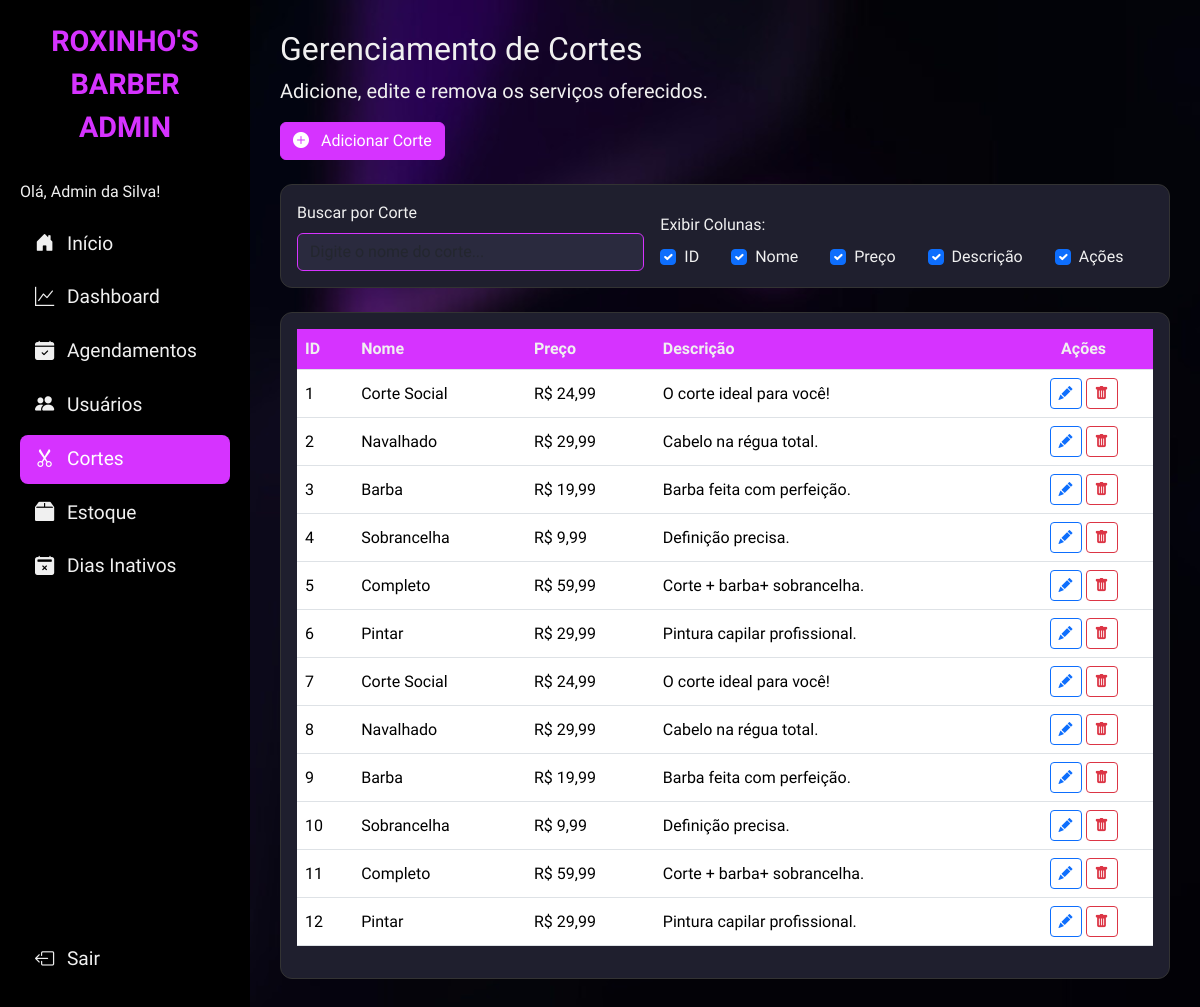
Screenshot of /app/views/admin/cortes.php (signed in) with the database file from the repository.
### tables this page shows
CREATE TABLE `corte` (
  `corte_id` int NOT NULL AUTO_INCREMENT,
  `corte_nome` varchar(255) NOT NULL,
  `corte_preco` decimal(10,2) NOT NULL,
  `corte_descricao` varchar(255) DEFAULT NULL,
  PRIMARY KEY (`corte_id`)
);

### app/views/admin/cortes.php (the view, shortened to what this page needs)
<?php
require_once '../../config/database.php';
$nome_admin = $_SESSION['usuario_nome'];
$stmt = $conn->prepare("SELECT corte_id, corte_nome, corte_preco, corte_descricao FROM corte ORDER BY corte_id ASC");
$stmt->execute();
$todos_os_cortes = $stmt->get_result()->fetch_all(MYSQLI_ASSOC);
?>
<!DOCTYPE html>
<html lang="pt-br">
<head>
    <link href="https://cdn.jsdelivr.net/npm/bootstrap@5.3.3/dist/css/bootstrap.min.css" rel="stylesheet">
    <link href="https://cdn.jsdelivr.net/npm/bootstrap-icons@1.10.5/font/bootstrap-icons.css" rel="stylesheet">
</head>
<body>
    <div class="sidebar" id="sidebar">
        <div class="logo">ROXINHO'S BARBER <br> ADMIN</div>
        <div> Olá, <?php echo htmlspecialchars($nome_admin) ?>!</div>
        <ul class="nav flex-column mt-3">
            <li class="nav-item"><a class="nav-link" href="index.php"><i class="bi bi-house-door-fill me-2"></i> Início</a></li>
            <li class="nav-item"><a class="nav-link" href="dashboard.php"><i class="bi bi-graph-up me-2"></i> Dashboard</a></li>
            <li class="nav-item"><a class="nav-link" href="agendamentos.php"><i class="bi bi-calendar-check-fill me-2"></i> Agendamentos</a></li>
            <li class="nav-item"><a class="nav-link" href="usuarios.php"><i class="bi bi-people-fill me-2"></i> Usuários</a></li>
            <li class="nav-item"><a class="nav-link active" href="cortes.php"><i class="bi bi-scissors me-2"></i> Cortes</a></li>
            <li class="nav-item"><a class="nav-link" href="estoque.php"><i class="bi bi-box2-fill me-2"></i> Estoque</a></li>
            <li class="nav-item"><a class="nav-link" href="diasInativos.php"><i class="bi bi-calendar2-x-fill me-2"></i> Dias Inativos</a></li>
        </ul>
        <ul class="nav flex-column logout-link">
            <li class="nav-item"><a class="nav-link" href="../../controllers/UsuarioController.php?logout=1"><i class="bi bi-box-arrow-left me-2"></i> Sair</a></li>
        </ul>
    </div>
    <div class="main-content" id="main-content">
        <header class="header">
            <div>
                <h2>Gerenciamento de Cortes</h2>
                <p class="lead">Adicione, edite e remova os serviços oferecidos.</p>
            </div>
            <a href="forms/adicionarCorte.php"><button class="btn btn-purple"><i
                        class="bi bi-plus-circle-fill me-2 text-white"></i> Adicionar Corte</button></a>
        </header>
        <br>
        <div class="card-kpi p-3 mb-4">
            <div class="row g-3 align-items-end">
                <div class="col-md-5">
                    <label for="filtroBusca" class="form-label">Buscar por Corte</label>
                    <input type="text" id="filtroBusca" class="form-control form-control-dark"
                        placeholder="Digite o nome do corte...">
                </div>
                <div class="col-md-7">
                    <label class="form-label">Exibir Colunas:</label>
                    <div class="d-flex flex-wrap gap-3">
                        <div class="form-check form-check-inline"><input class="form-check-input coluna-toggle"
                                type="checkbox" id="checkId" value="0" checked><label class="form-check-label"
                                for="checkId">ID</label></div>
                        <div class="form-check form-check-inline"><input class="form-check-input coluna-toggle"
                                type="checkbox" id="checkNome" value="1" checked><label class="form-check-label"
                                for="checkNome">Nome</label></div>
                        <div class="form-check form-check-inline"><input class="form-check-input coluna-toggle"
                                type="checkbox" id="checkPreco" value="2" checked><label class="form-check-label"
                                for="checkPreco">Preço</label></div>
                        <div class="form-check form-check-inline"><input class="form-check-input coluna-toggle"
                                type="checkbox" id="checkDesc" value="3" checked><label class="form-check-label"
                                for="checkDesc">Descrição</label></div>
                        <div class="form-check form-check-inline"><input class="form-check-input coluna-toggle"
                                type="checkbox" id="checkAcoes" value="4" checked><label class="form-check-label"
                                for="checkAcoes">Ações</label></div>
                    </div>
                </div>
            </div>
        </div>
        <div class="card-kpi p-3">
            <div class="table-responsive">
                <table class="table table-dark-custom align-middle" id="tabelaPrincipal">
                    <thead>
                        <tr>
                            <th>ID</th>
                            <th>Nome</th>
                            <th>Preço</th>
                            <th>Descrição</th>
                            <th class="text-center">Ações</th>
                        </tr>
                    </thead>
                    <tbody id="tabelaCortes">
                        <?php if (empty($todos_os_cortes)): ?>
                            <tr>
                                <td colspan="5" class="text-center p-4">Nenhum corte cadastrado.</td>
                            </tr>
                        <?php else: ?>
                            <?php foreach ($todos_os_cortes as $corte): ?>
                                <tr>
                                    <td><?php echo $corte['corte_id']; ?></td>
                                    <td><?php echo htmlspecialchars($corte['corte_nome']); ?></td>
                                    <td>R$ <?php echo number_format($corte['corte_preco'], 2, ',', '.'); ?></td>
                                    <td><?php echo htmlspecialchars($corte['corte_descricao'] ?: 'N/A'); ?></td>
                                    <td class="text-center">
                                        <a href="forms/editarCortes.php?id=<?php echo $corte['corte_id']; ?>"
                                            class="btn btn-sm btn-outline-primary" title="Editar Corte"><i
                                                class="bi bi-pencil-fill"></i></a>
                                        <a href="../../controllers/admin/excluirCorte.php?id=<?php echo $corte['corte_id']; ?>"
                                            class="btn btn-sm btn-outline-danger" title="Excluir Corte"
                                            onclick="return confirm('Tem certeza?');"><i class="bi bi-trash-fill"></i></a>
                                    </td>
                                </tr>
                            <?php endforeach; ?>
                        <?php endif; ?>
                    </tbody>
                </table>
            </div>
        </div>
    </div>
</body>
</html>

### app/views/admin/cortes.php (style rules this page uses)
:root { --cor-fundo: #181828; --cor-fundo-secundario: #1f1f2e; --cor-texto: #f0f0f0; --cor-primaria: #d633ff; --cor-secundaria: #e6b800; }
body { font-family: 'Barlow Condensed', sans-serif; background-image: url('../../public/assets/img/background.png'); color: var(--cor-texto); }
.btn-purple { background-color: var(--cor-primaria); border-color: var(--cor-primaria); color: #fff; }
.sidebar { position: fixed; top: 0; left: 0; bottom: 0; z-index: 1000; width: 250px; padding: 20px; background-color: #000; display: flex; flex-direction: column; transition: transform 0.3s ease; }
.sidebar .logo { font-size: 1.8rem; font-weight: bold; color: var(--cor-primaria); text-align: center; margin-bottom: 30px; }
.sidebar .nav-link { color: var(--cor-texto); font-size: 1.2rem; padding: 10px 15px; margin-bottom: 5px; border-radius: 8px; transition: background-color 0.3s, color 0.3s; }
.sidebar .nav-link:hover, .sidebar .nav-link.active { background-color: var(--cor-primaria); color: #fff; }
.sidebar .logout-link { margin-top: auto; }
.main-content { margin-left: 250px; padding: 30px; transition: margin-left 0.3s ease; }
.card-kpi { background-color: var(--cor-fundo-secundario); border: 1px solid #333; border-radius: 12px; padding: 20px; color: var(--cor-texto); }
.table-dark-custom thead th { color: var(--cor-texto); background-color: var(--cor-primaria); }
.form-control-dark { background-color: #2a2a3e; color: #fff; border: 1px solid var(--cor-primaria); }

### rows the page displays
corte: corte_id "1", corte_nome "Corte Social", corte_preco "24,99", corte_descricao "O corte ideal para você!"
corte: corte_id "2", corte_nome "Navalhado", corte_preco "29,99", corte_descricao "Cabelo na régua total."
corte: corte_id "3", corte_nome "Barba", corte_preco "19,99", corte_descricao "Barba feita com perfeição."
corte: corte_id "4", corte_nome "Sobrancelha", corte_preco "9,99", corte_descricao "Definição precisa."
corte: corte_id "5", corte_nome "Completo", corte_preco "59,99", corte_descricao "Corte + barba+ sobrancelha."
corte: corte_id "6", corte_nome "Pintar", corte_preco "29,99", corte_descricao "Pintura capilar profissional."
corte: corte_id "7", corte_nome "Corte Social", corte_preco "24,99", corte_descricao "O corte ideal para você!"
corte: corte_id "8", corte_nome "Navalhado", corte_preco "29,99", corte_descricao "Cabelo na régua total."
corte: corte_id "9", corte_nome "Barba", corte_preco "19,99", corte_descricao "Barba feita com perfeição."
corte: corte_id "10", corte_nome "Sobrancelha", corte_preco "9,99", corte_descricao "Definição precisa."
corte: corte_id "11", corte_nome "Completo", corte_preco "59,99", corte_descricao "Corte + barba+ sobrancelha."
corte: corte_id "12", corte_nome "Pintar", corte_preco "29,99", corte_descricao "Pintura capilar profissional."

### other values shown
$nome_admin "Admin da Silva"
